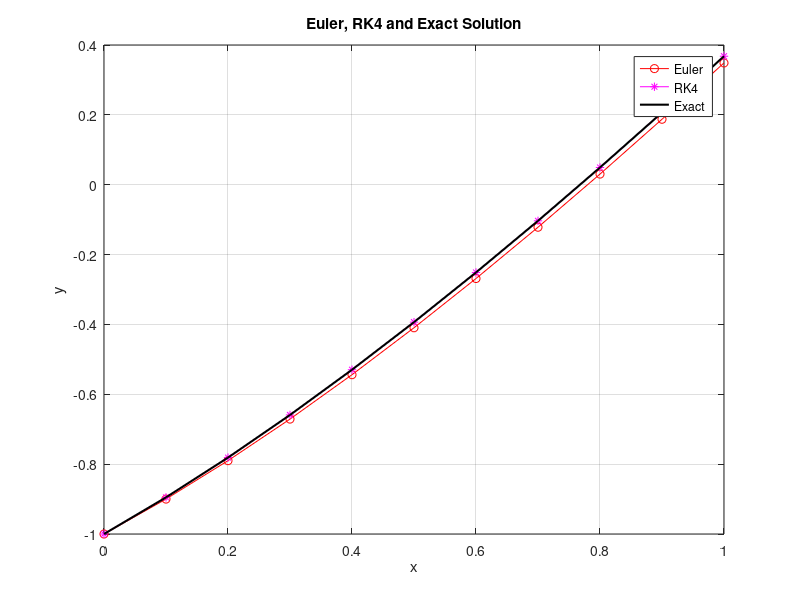

MATLAB code for this plot:
a = 0; b = 1; N = 10;
h = (b - a) / N;
x = a:h:b;
y_euler = zeros(1, N+1);
y_rk4 = zeros(1, N+1);
y_exact = @(x) exp(-x) + 2*x - 2;

y_euler(1) = -1;
y_rk4(1) = -1;

f = @(x, y) 2*x - y; 

for i = 1:N
    y_euler(i+1) = y_euler(i) + h * f(x(i), y_euler(i));
end

for i = 1:N
    k1 = h * f(x(i), y_rk4(i));
    k2 = h * f(x(i) + h/2, y_rk4(i) + k1/2);
    k3 = h * f(x(i) + h/2, y_rk4(i) + k2/2);
    k4 = h * f(x(i) + h, y_rk4(i) + k3);
    y_rk4(i+1) = y_rk4(i) + (k1 + 2*k2 + 2*k3 + k4) / 6;
end

figure;
plot(x, y_euler, 'r-o', x, y_rk4, 'm-*', x, y_exact(x), 'k-', 'LineWidth', 1.5);
legend('Euler', 'RK4', 'Exact');
xlabel('x'); ylabel('y');
title('Euler, RK4 and Exact Solution');
grid on;